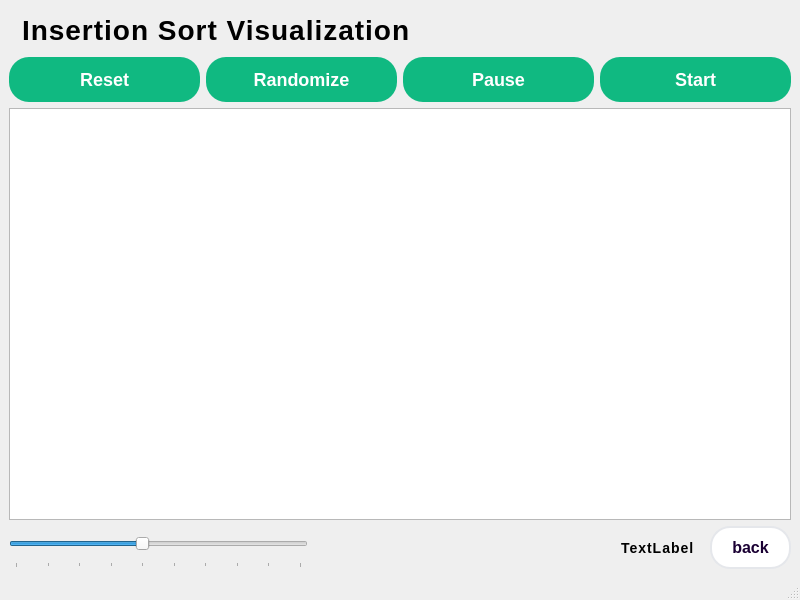
<?xml version="1.0" encoding="UTF-8"?>
<ui version="4.0">
 <class>Insertion_sort</class>
 <widget class="QMainWindow" name="Insertion_sort">
  <property name="geometry">
   <rect>
    <x>0</x>
    <y>0</y>
    <width>800</width>
    <height>600</height>
   </rect>
  </property>
  <property name="windowTitle">
   <string>MainWindow</string>
  </property>
  <property name="styleSheet">
   <string notr="true">QWidget {
    background: qlineargradient(
        x1:0, y1:0, x2:1, y2:1,
        stop:0 #1e1b4b,      /* Indigo */
        stop:0.5 #581c87,    /* Purple */
        stop:1 #831843       /* Pink */
    );
}</string>
  </property>
  <widget class="QWidget" name="centralwidget">
   <layout class="QVBoxLayout" name="verticalLayout">
    <item>
     <widget class="QLabel" name="lblTitle">
      <property name="styleSheet">
       <string notr="true">QLabel {
    font-family: &quot;Rockwell&quot;, &quot;Segoe UI&quot;, Arial, sans-serif;
    font-size: 28px;
    font-weight: bold;
	color: qlineargradient(
        spread:pad, 
        x1:0, y1:0, x2:1, y2:0, 
        stop:0 #0077b6, stop:1 #48cae4
    );
    qproperty-alignment: AlignCenter;
    letter-spacing: 1px;
    text-transform: uppercase;
    background: transparent;
    padding: 5px;
}

</string>
      </property>
      <property name="text">
       <string>Insertion Sort Visualization</string>
      </property>
     </widget>
    </item>
    <item>
     <layout class="QHBoxLayout" name="horizontalLayout">
      <item>
       <widget class="QPushButton" name="btnReset">
        <property name="styleSheet">
         <string notr="true">    QPushButton {
        background: qlineargradient(stop:0 #10b981, stop:1 #059669);
        color: white;
        font-size: 18px;
        font-weight: 700;
        border: none;
        border-radius: 20px;
        padding: 12px 24px;
        transition: all 0.3s ease;
    }
    QPushButton:hover {
        background: qlineargradient(stop:0 #059669, stop:1 #047857);
    }
    QPushButton:pressed {
        background: qlineargradient(stop:0 #047857, stop:1 #065f46);
        padding: 14px 24px 10px 24px;
    }</string>
        </property>
        <property name="text">
         <string>Reset</string>
        </property>
       </widget>
      </item>
      <item>
       <widget class="QPushButton" name="btnRandomize">
        <property name="styleSheet">
         <string notr="true">    QPushButton {
        background: qlineargradient(stop:0 #10b981, stop:1 #059669);
        color: white;
        font-size: 18px;
        font-weight: 700;
        border: none;
        border-radius: 20px;
        padding: 12px 24px;
        transition: all 0.3s ease;
    }
    QPushButton:hover {
        background: qlineargradient(stop:0 #059669, stop:1 #047857);
    }
    QPushButton:pressed {
        background: qlineargradient(stop:0 #047857, stop:1 #065f46);
        padding: 14px 24px 10px 24px;
    }</string>
        </property>
        <property name="text">
         <string>Randomize</string>
        </property>
       </widget>
      </item>
      <item>
       <widget class="QPushButton" name="btnPause">
        <property name="styleSheet">
         <string notr="true">    QPushButton {
        background: qlineargradient(stop:0 #10b981, stop:1 #059669);
        color: white;
        font-size: 18px;
        font-weight: 700;
        border: none;
        border-radius: 20px;
        padding: 12px 24px;
        transition: all 0.3s ease;
    }
    QPushButton:hover {
        background: qlineargradient(stop:0 #059669, stop:1 #047857);
    }
    QPushButton:pressed {
        background: qlineargradient(stop:0 #047857, stop:1 #065f46);
        padding: 14px 24px 10px 24px;
    }</string>
        </property>
        <property name="text">
         <string>Pause</string>
        </property>
       </widget>
      </item>
      <item>
       <widget class="QPushButton" name="btnStart">
        <property name="styleSheet">
         <string notr="true">    QPushButton {
        background: qlineargradient(stop:0 #10b981, stop:1 #059669);
        color: white;
        font-size: 18px;
        font-weight: 700;
        border: none;
        border-radius: 20px;
        padding: 12px 24px;
        transition: all 0.3s ease;
    }
    QPushButton:hover {
        background: qlineargradient(stop:0 #059669, stop:1 #047857);
    }
    QPushButton:pressed {
        background: qlineargradient(stop:0 #047857, stop:1 #065f46);
        padding: 14px 24px 10px 24px;
    }</string>
        </property>
        <property name="text">
         <string>Start</string>
        </property>
       </widget>
      </item>
     </layout>
    </item>
    <item>
     <widget class="QGraphicsView" name="graphicsView"/>
    </item>
    <item>
     <layout class="QHBoxLayout" name="horizontalLayout_2">
      <item>
       <widget class="QSlider" name="sliderSpeed">
        <property name="minimumSize">
         <size>
          <width>211</width>
          <height>41</height>
         </size>
        </property>
        <property name="minimum">
         <number>100</number>
        </property>
        <property name="maximum">
         <number>1000</number>
        </property>
        <property name="value">
         <number>500</number>
        </property>
        <property name="orientation">
         <enum>Qt::Orientation::Horizontal</enum>
        </property>
        <property name="tickPosition">
         <enum>QSlider::TickPosition::TicksBelow</enum>
        </property>
        <property name="tickInterval">
         <number>100</number>
        </property>
       </widget>
      </item>
      <item>
       <spacer name="horizontalSpacer">
        <property name="orientation">
         <enum>Qt::Orientation::Horizontal</enum>
        </property>
        <property name="sizeHint" stdset="0">
         <size>
          <width>30</width>
          <height>20</height>
         </size>
        </property>
       </spacer>
      </item>
      <item>
       <widget class="QLabel" name="lblOperation">
        <property name="styleSheet">
         <string notr="true">  QLabel {
        font-family: &quot;Segoe UI&quot;, Arial, sans-serif;
        font-size: 14px;
        font-weight: bold;
        color: qlineargradient(
            spread:pad,
            x1:0, y1:0, x2:1, y2:0,
            stop:0 #00ffff, stop:1 #00dddd
        );
        qproperty-alignment: AlignCenter;
        letter-spacing: 1px;
        background: transparent;
        padding: 5px;
    }</string>
        </property>
        <property name="text">
         <string>TextLabel</string>
        </property>
       </widget>
      </item>
      <item>
       <widget class="QPushButton" name="btnBack">
        <property name="styleSheet">
         <string notr="true"> QPushButton {
        background: qlineargradient(stop:0 #ffffff, stop:1 #f3f4f6);
        color: #1a0033;
        font-size: 16px;
        font-weight: 700;
        border: 2px solid #e5e7eb;
        border-radius: 20px;
        padding: 10px 20px;
        transition: all 0.3s ease;
    }
    QPushButton:hover {
        background: qlineargradient(stop:0 #e5e7eb, stop:1 #d1d5db);
        border: 2px solid #9ca3af;
        color: #0f172a;
    }
    QPushButton:pressed {
        background: qlineargradient(stop:0 #9ca3af, stop:1 #6b7280);
        border: 2px solid #6b7280;
        color: #0f172a;
        padding: 11px 20px 9px 20px;
    }</string>
        </property>
        <property name="text">
         <string>back</string>
        </property>
       </widget>
      </item>
     </layout>
    </item>
   </layout>
  </widget>
  <widget class="QMenuBar" name="menubar">
   <property name="geometry">
    <rect>
     <x>0</x>
     <y>0</y>
     <width>800</width>
     <height>18</height>
    </rect>
   </property>
  </widget>
  <widget class="QStatusBar" name="statusbar"/>
 </widget>
 <resources/>
 <connections/>
</ui>
